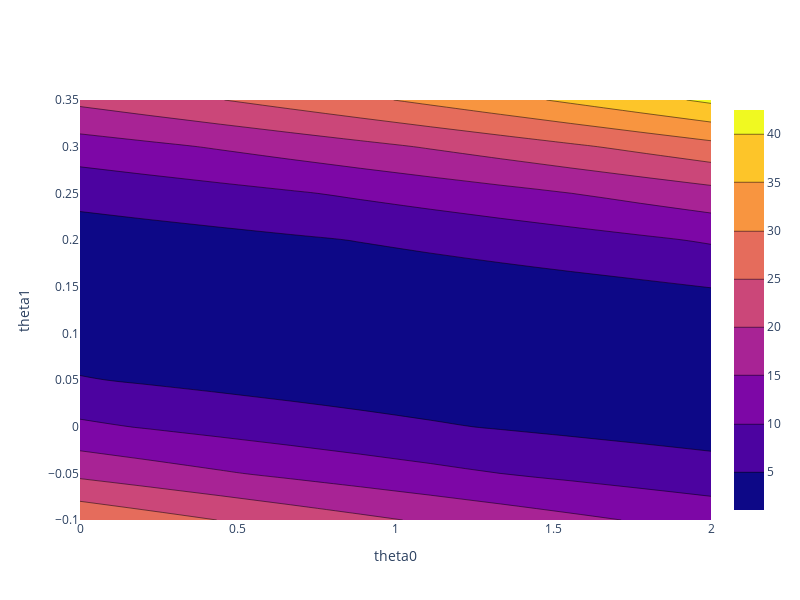

The notebook cell saved with this chart:
### Markdown cell above
Play around with the plot above. We have marked the lowest point on the surface in red – this is the combination of $\theta_0$ and $\theta_1$ that leads to the lowest MSE for the model.

Alternatively, we can visualize a bird's-eye view of the loss surface from above using a contour plot:

### Code cell
contour = go.Contour(x=u[0], y=v[:, 0], z=np.reshape(MSE, u.shape))
fig = go.Figure(contour)
fig.update_layout(
    xaxis_title = "theta0",
    yaxis_title = "theta1", autosize=False, width=800, height=600)

fig.show()

### Figure 1 — Plotly figure (JSON) as saved in the notebook; plotly's stock layout.template omitted (floating-point values rounded to 4 significant figures)
{"data": [{"autocontour": true, "contours": {"end": 40, "size": 5, "start": 5}, "type": "contour", "x": [0, 0.2222, 0.4444, 0.6667, 0.8889, 1.111, 1.333, 1.556, 1.778, 2], "y": [-0.1, -0.05, -1.388e-17, 0.05, 0.1, 0.15, 0.2, 0.25, 0.3, 0.35], "z": [[29.12, 26.96, 24.9, 22.93, 21.07, 19.3, 17.63, 16.06, 14.59, 13.22], [18.83, 17.11, 15.49, 13.96, 12.53, 11.21, 9.978, 8.848, 7.816, 6.883], [10.9, 9.613, 8.429, 7.343, 6.356, 5.468, 4.679, 3.988, 3.396, 2.903], [5.311, 4.467, 3.723, 3.077, 2.53, 2.081, 1.731, 1.481, 1.328, 1.275], [2.078, 1.674, 1.369, 1.163, 1.055, 1.046, 1.136, 1.325, 1.613, 1.999], [1.197, 1.232, 1.367, 1.601, 1.933, 2.364, 2.893, 3.522, 4.249, 5.075], [2.667, 3.143, 3.717, 4.39, 5.162, 6.033, 7.002, 8.071, 9.237, 10.5], [6.49, 7.406, 8.42, 9.532, 10.74, 12.05, 13.46, 14.97, 16.58, 18.28], [12.67, 14.02, 15.47, 17.03, 18.68, 20.43, 22.28, 24.22, 26.27, 28.42], [21.19, 22.99, 24.88, 26.87, 28.96, 31.15, 33.44, 35.83, 38.31, 40.9]]}], "layout": {"autosize": false, "height": 600, "width": 800, "xaxis": {"autorange": true, "range": [0, 2], "title": {"text": "theta0"}, "type": "linear"}, "yaxis": {"autorange": true, "range": [-0.1, 0.35], "title": {"text": "theta1"}, "type": "linear"}}}
